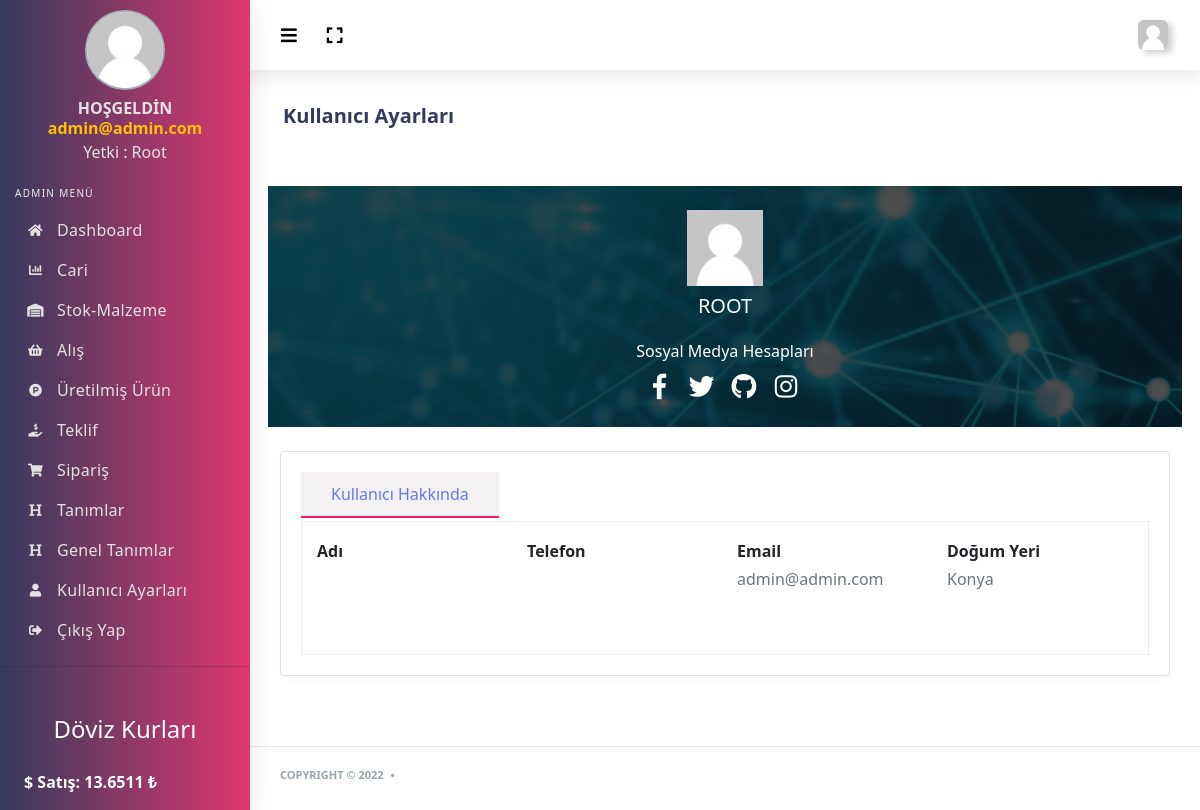
The app's page /admin/kullanici-profil.php (signed in) with its own data.
### tables this page shows
CREATE TABLE `kullanici_tbl` (
  `kullanici_id` int(11) NOT NULL,
  `kullanici_foto` varchar(500) NOT NULL,
  `kullanici_ad` varchar(50) NOT NULL,
  `kullanici_sifre` varchar(50) NOT NULL,
  `kullanici_zaman` date NOT NULL,
  `kullanici_hakkinda` text NOT NULL,
  `kullanici_dogumyeri` varchar(50) NOT NULL,
  `kullanici_adsoyad` varchar(100) NOT NULL,
  `kullanici_yetki` int(2) NOT NULL,
  `kullanici_facebook` varchar(500) NOT NULL,
  `kullanici_twitter` varchar(500) NOT NULL,
  `kullanici_github` varchar(500) NOT NULL,
  `kullanici_instagram` varchar(500) NOT NULL,
  `kullanici_tel` varchar(50) NOT NULL
);

CREATE TABLE `doviz_tbl` (
  `id` int(11) NOT NULL,
  `dolar_satis` double NOT NULL,
  `euro_satis` double NOT NULL
);

### admin/kullanici-profil.php (the view, shortened to what this page needs)
<?php include 'header.php' ?>
<?php include 'sidebar.php' ?>
<div class="main-content">
  <section class="section">
    <div class="section-header">
      <div class="row">
        <div class="col-xl-6 col-lg-6 col-md-6 col-sm-12">
          <div class="section-header-breadcrumb-content">
            <h1>Kullanıcı Ayarları</h1>
          </div>
        </div>
      </div>
    </div>
    <div class="section-body">
      <div class="row mt-sm-4 background-image-body">
        <div class="col-md-12 col-lg-12 box-center">
          <div class="row author-box">
            <img alt="image" src="<?php echo $kullanicicek['kullanici_foto'] ?>" class="author-box-picture box-center mt-4">
          </div>
          <div class="row author-box">
            <div class="page-inner box-center align-center">
              <div class="page-description">
                <h5><?php
                if ($kullanicicek['kullanici_yetki']==0 ) {
                  echo "ROOT";
                }elseif ($kullanicicek['kullanici_yetki']==1 ) {
                  echo "YÖNETİCİ";
                }elseif ($kullanicicek['kullanici_yetki']==2 ) {
                  echo "ÜYE";
                }else{
                  echo "KULLANICI";
                }
                ?></h5>
              </div>
            </div>
          </div>
          <div class="row author-box mb-4">
            <div class="box-center align-center">
              <div class="mb-2 mt-3">
                <h6>Sosyal Medya Hesapları</h6>
              </div>
              <a href="<?php echo $kullanicicek['kullanici_facebook']?>" class="btn btn-social-icon mr-1 btn-facebook">
                <i class="fab fa-facebook-f"></i>
              </a>
              <a href="<?php echo $kullanicicek['kullanici_twitter'] ?>" class="btn btn-social-icon mr-1 btn-twitter">
                <i class="fab fa-twitter"></i>
              </a>
              <a href="<?php echo $kullanicicek['kullanici_github'] ?>" class="btn btn-social-icon mr-1 btn-github">
                <i class="fab fa-github"></i>
              </a>
              <a href="<?php echo $kullanicicek['kullanici_instagram'] ?>" class="btn btn-social-icon mr-1 btn-instagram">
                <i class="fab fa-instagram"></i>
              </a>
            </div>
          </div>
        </div>
      </div>
      <div class="row mt-sm-4">
        <div class="col-12 col-md-12 col-lg-12">
          <div class="card">
            <div class="padding-20">
              <ul class="nav nav-pills mb-1" id="myTab2" role="tablist">
                <li class="nav-item">
                  <a class="nav-link active" id="home-tab2" data-toggle="tab" href="#about" role="tab"
                  aria-selected="true">Kullanıcı Hakkında</a>
                </li>
              </ul>
              <div class="tab-content tab-bordered" id="myTab3Content">
                <div class="tab-pane fade show active" id="about" role="tabpanel" aria-labelledby="home-tab2">
                  <div class="row">
                    <div class="col-md-3 col-6 b-r">
                      <strong>Adı</strong>
                      <br>
                    </div>
                    <div class="col-md-3 col-6 b-r">
                      <strong>Telefon</strong>
                      <br>
                    </div>
                    <div class="col-md-3 col-6 b-r">
                      <strong>Email</strong>
                      <br>
                      <p class="text-muted"><?php echo $kullanicicek['kullanici_ad'] ?></p>
                    </div>
                    <div class="col-md-3 col-6">
                      <strong>Doğum Yeri</strong>
                      <br>
                      <p class="text-muted"><?php echo $kullanicicek['kullanici_dogumyeri']; ?></p>
                    </div>
                  </div>
                </div>
              </div>
            </div>
          </div>
        </div>
      </div>
    </div>
  </section>
</div>
</div>
<?php include 'footer.php' ?>

### admin/header.php (shortened to what this page needs)
<?php
include '../doviz.php';
$kullanicisor =$db->prepare("SELECT * FROM kullanici_tbl WHERE kullanici_ad=:ad");
$kullanicisor->execute(array(
  'ad' => $_SESSION['kullanici_ad']
));
$kullanicicek=$kullanicisor->fetch(PDO::FETCH_ASSOC);
$dovizsor=$db->prepare("SELECT * FROM doviz_tbl WHERE id=1");
$dovizsor->execute(array(0));
$dovizcek=$dovizsor->fetch(PDO::FETCH_ASSOC);
?>
<!DOCTYPE html>
<html lang="en">
<head>
  <link rel="stylesheet" href="assets/css/app.min.css">
  <link rel="stylesheet" href="assets/css/style.css">
  <link rel="stylesheet" href="assets/css/components.css">
  <link rel="stylesheet" href="assets/bundles/bootstrap-social/bootstrap-social.css">
  <link rel="stylesheet" href="assets/bundles/flag-icon-css/css/flag-icon.min.css">
  <link rel="stylesheet" href="assets/dropzone/dist/dropzone.css">
  <link rel="stylesheet" href="assets/dropzone/dist/basic.css">
  <link rel="stylesheet" href="assets/css/bootstrap.min.css">
</head>
<body>
  <div id="app">
    <div class="main-wrapper main-wrapper-1">
      <div class="navbar-bg"></div>
      <nav class="navbar navbar-expand-lg main-navbar">
        <div class="form-inline mr-auto">
          <ul class="navbar-nav mr-3">
            <li><a href="#" data-toggle="sidebar" class="nav-link nav-link-lg collapse-btn"><i
              class="fas fa-bars"></i></a></li>
              <li><a href="#" class="nav-link nav-link-lg fullscreen-btn">
                <i class="fas fa-expand"></i>
              </a>
            </li>
          </ul>
        </div>
        <ul class="navbar-nav navbar-right">
          <li class="dropdown"><a href="#" data-toggle="dropdown"
            class="nav-link dropdown-toggle nav-link-lg nav-link-user">
            <img alt="image" src="<?=$kullanicicek['kullanici_foto'] ?>" class="user-img-radious-style">
            <span class="d-sm-none d-lg-inline-block"></span></a>
          </li>
        </ul>
      </nav>

### admin/sidebar.php (shortened to what this page needs)
<?php
$kullanicisor =$db->prepare("SELECT * FROM kullanici_tbl WHERE kullanici_ad=:ad");
$kullanicisor->execute(array(
  'ad' => $_SESSION['kullanici_ad']
));
$kullanicicek=$kullanicisor->fetch(PDO::FETCH_ASSOC);
?>
<div class="main-sidebar sidebar-style-2">
  <aside id="sidebar-wrapper">
    <ul class="sidebar-menu">
      <li class="dropdown active" style="display: block;">
        <div class="sidebar-profile">
          <div class="siderbar-profile-pic">
            <img src="<?php echo $kullanicicek['kullanici_foto'] ?>" class="profile-img-circle box-center" alt="User Image">
          </div>
          <div class="siderbar-profile-details">
            <div class="siderbar-profile-name">HOŞGELDİN</div>
            <div class="siderbar-profile-name text-warning"><?php echo $_SESSION['kullanici_ad'] ?> </div>
            <div class="sidebar-profile-position">
              <?php if ($kullanicicek['kullanici_yetki']==0) {
                echo "Yetki : Root";
              }elseif ($kullanicicek['kullanici_yetki']==1) {
                echo "Yetki: Yönetici";
              }else{echo "Yetki: Üye";}
              ?></div>
            </div>
          </div>
        </li>
        <li class="menu-header">Admin Menü</li>
        <li><a class="nav-link" href="index.php"><i class="fas fa-home"></i><span>Dashboard</span></a></li>
        <?php if($kullanicicek['kullanici_yetki']<=1) { ?>
          <li><a class="nav-link" href="cari.php"><i class="fas fa-chart-bar"></i><span>Cari</span></a></li>
          <li><a class="nav-link" href="stok.php"><i class="fas fa-warehouse"></i><span>Stok-Malzeme</span></a></li>
          <li><a class="nav-link" href="alis.php"><i class="fas fa-shopping-basket"></i><span>Alış</span></a></li>
          <li><a class="nav-link" href="urun.php"><i class="fab fa-product-hunt"></i><span>Üretilmiş Ürün</span></a></li>
          <li><a class="nav-link" href="teklif.php"><i class="fas fa-hand-holding-usd"></i><span>Teklif</span></a></li>
          <li><a class="nav-link" href="siparis.php"><i class="fas fa-shopping-cart"></i><span>Sipariş</span></a></li>
          <li><a class="nav-link" href="tanimlar.php"><i class="fas fa-heading"></i><span>Tanımlar</span></a></li>
          <li><a class="nav-link" href="geneltanimlar.php"><i class="fas fa-heading"></i><span>Genel Tanımlar</span></a></li>
          <?php if ($kullanicicek['kullanici_yetki']==0) { ?>
            <li><a class="nav-link" href="kullanicilar.php"><i class="fas fa-user"></i><span>Kullanıcı Ayarları</span></a></li>
          <?php } ?>
        <?php } ?>
        <li><a class="nav-link" href="logout.php"><i class="fas fa-sign-out-alt"></i><span>Çıkış Yap</span></a></li><hr>
        <li class="mt-5">
          <h4 class="text-white text-center">Döviz Kurları</h4>
          <nav class="nav text-white fw-bold m-4">
            <p>$ Satış: <?=$dovizcek['dolar_satis']?> ₺</p>
          </nav>
        </li>
      </ul>
    </aside>
  </div>

### admin/assets/css/components.css (style rules this page uses)
.author-box .author-box-picture { width:100px;box-shadow:0 4px 25px 0 rgba(0,0,0,.1) }
.box-center { margin:0 auto }
.box-center a { text-decoration:none;color:#fff }
.box-center h5,.box-center h6 { color:#fff }
.background-image-body { background:linear-gradient(to bottom,rgba(0,0,0,.7) 0,rgba(0,0,0,.7) 100%),url(../img/auth-background-image.jpg) }

### records on screen
kullanici_tbl: kullanici_foto (placeholder picture), kullanici_ad "admin@admin.com", kullanici_dogumyeri "Konya"
doviz_tbl: dolar_satis "13.6511"

### other values on screen
$_SESSION['kullanici_ad'] "admin@admin.com"
